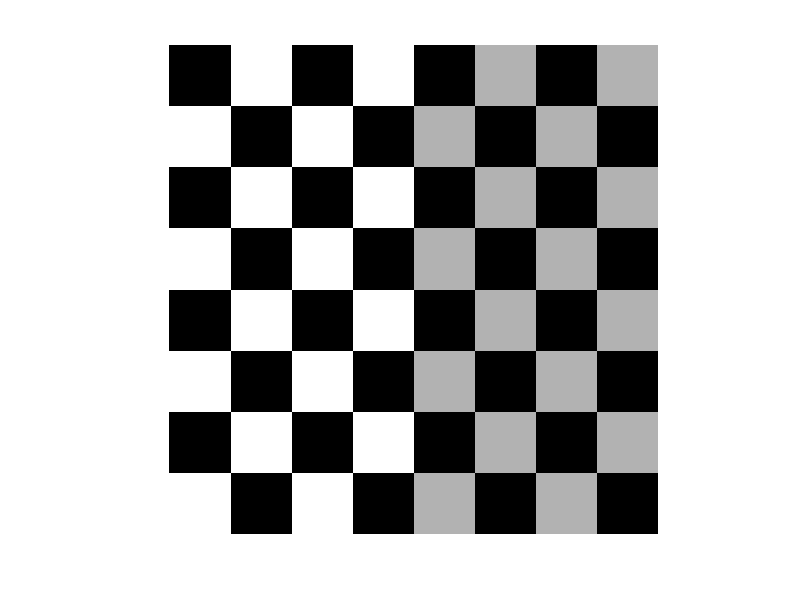
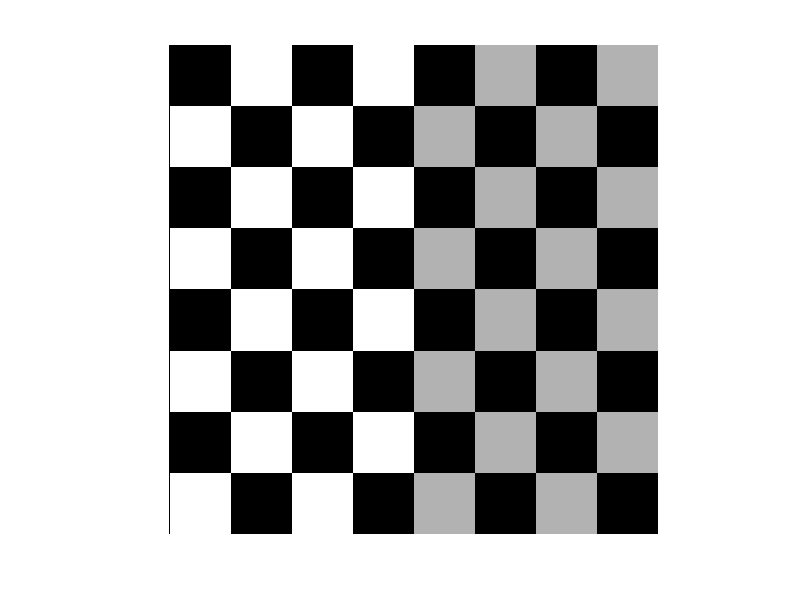

Here is the MATLAB script that generated these plots, in order:
% zoom the input image using Kronecker product
clc
clear all
close all
in=checkerboard(8);
k=input('Enter the zoom factor:');
m=ones(k);
output=kron(double(in),double(m));
imshow(in),figure,imshow((output))
